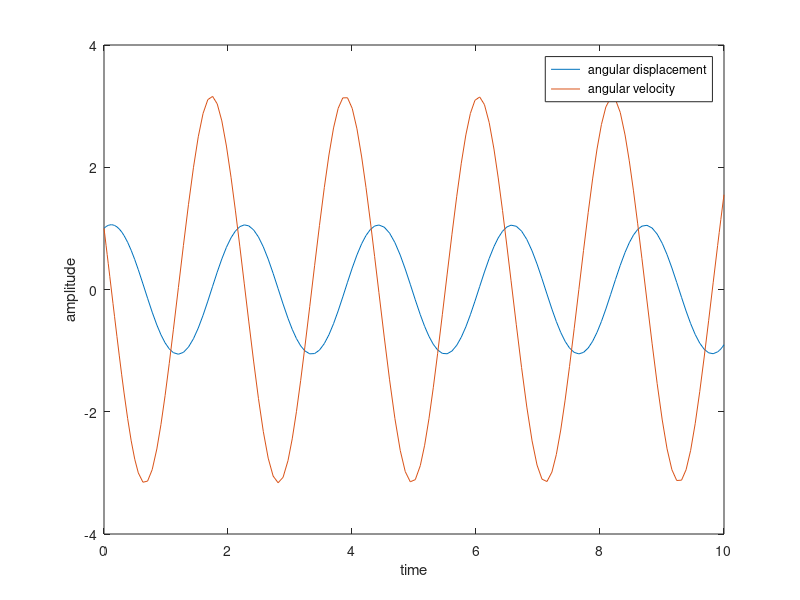

This figure's MATLAB source:
L=1;
g=9.81;

ode=@(t,theta) [theta(2); -(1/L)*(g*sin(theta(1)))];
tspan = [0,10];
theta0 =[1;1];
[t,theta]=ode45(ode,tspan,theta0);
position = theta(:, 1);
velocity = theta(:, 2);
plot(t,position);

hold on 
plot(t,velocity);
legend(' angular displacement',' angular velocity');
xlabel('time');
ylabel('amplitude');